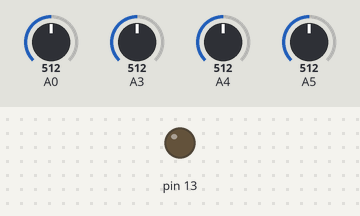
The sketch below on a simulated Arduino Uno, built with avr-gcc and run on an emulated ATmega328P. Parts: output pins drawn as LEDs (lit = HIGH). The test bench sets the inputs (shaded band); at power-on: A0 = 512, A3 = 512, A4 = 512, A5 = 512. What the sketch prints to the serial monitor is not drawn.

Above: at 2.5 s.
Timing chart, 0 to 6.6 s (numbered marks = the images above):
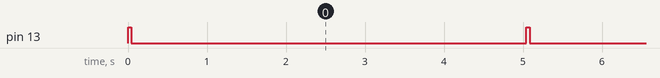

Measured:
- by itself, pin 13: alternates HIGH for 0.04 s and LOW for 5.0 s

The sketch:

sketch_nov13a.ino
```cpp
void setup()
{
     // シリアルモニターの初期化をする
     pinMode(13,OUTPUT);
     Serial.begin(9600) ;
}
void loop()
{
     int i ;
     int val;
     int x,y,z;
     x = y = z = 0;
     // 各データを100回読込んで平均化する
     val = 0 ;
     digitalWrite(13,HIGH);
     for (i=0 ; i < 100 ; i++) {
          x = x + analogRead(5);
          y = y + analogRead(4);
          z = z + analogRead(3);
          val = val + analogRead(0);
          //Serial.print("one:") ;
          //Serial.print(val) ;
          //Serial.print("\n") ;
     }
     val = val / 100;
     x = x / 100;
     y = y / 100;
     z = z / 100;
     // 読み込んだ各軸をそのまま表示する
     Serial.print(" Value:") ;
     Serial.print(val) ;
     Serial.print("\n") ;

     Serial.print("X:") ;
     Serial.print(x) ;
     Serial.print("Y:") ;
     Serial.print(y) ;
     Serial.print("Z:") ;
     Serial.print(z) ;
     Serial.print("\n") ;
     digitalWrite(13,LOW);

     delay(5000) ;
}
```
